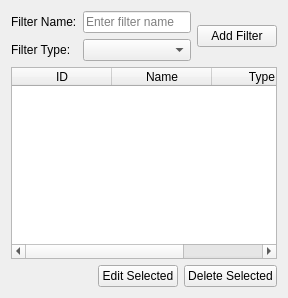
<?xml version="1.0" encoding="UTF-8"?>
<ui version="4.0">
 <class>FilterTab</class>
 <widget class="QWidget" name="FilterTab">
  <layout class="QVBoxLayout" name="verticalLayout">
   <item>
    <layout class="QGridLayout" name="gridLayout">
     <item row="0" column="0">
      <widget class="QLabel" name="nameLabel">
       <property name="text">
        <string>Filter Name:</string>
       </property>
      </widget>
     </item>
     <item row="0" column="1">
      <widget class="QLineEdit" name="nameLineEdit">
       <property name="placeholderText">
        <string>Enter filter name</string>
       </property>
      </widget>
     </item>
     <item row="1" column="0">
      <widget class="QLabel" name="typeLabel">
       <property name="text">
        <string>Filter Type:</string>
       </property>
      </widget>
     </item>
     <item row="1" column="1">
      <widget class="QComboBox" name="typeComboBox">
       <property name="editable">
        <bool>false</bool>
       </property>
      </widget>
     </item>
     <item row="0" column="2" rowspan="2">
      <widget class="QPushButton" name="addFilterButton">
       <property name="text">
        <string>Add Filter</string>
       </property>
      </widget>
     </item>
    </layout>
   </item>
   <item>
    <widget class="QTableWidget" name="filtersTable">
     <property name="editTriggers">
      <set>QAbstractItemView::NoEditTriggers</set>
     </property>
     <property name="selectionBehavior">
      <enum>QAbstractItemView::SelectRows</enum>
     </property>
     <property name="selectionMode">
      <enum>QAbstractItemView::SingleSelection</enum>
     </property>
     <column>
      <property name="text">
       <string>ID</string>
      </property>
     </column>
     <column>
      <property name="text">
       <string>Name</string>
      </property>
     </column>
     <column>
      <property name="text">
       <string>Type</string>
      </property>
     </column>
    </widget>
   </item>
   <item>
    <layout class="QHBoxLayout" name="horizontalLayout">
     <item>
      <spacer name="horizontalSpacer">
       <property name="orientation">
        <enum>Qt::Horizontal</enum>
       </property>
       <property name="sizeHint" stdset="0">
        <size>
         <width>40</width>
         <height>20</height>
        </size>
       </property>
      </spacer>
     </item>
     <item>
      <widget class="QPushButton" name="editFilterButton">
       <property name="text">
        <string>Edit Selected</string>
       </property>
      </widget>
     </item>
     <item>
      <widget class="QPushButton" name="deleteFilterButton">
       <property name="text">
        <string>Delete Selected</string>
       </property>
      </widget>
     </item>
    </layout>
   </item>
  </layout>
 </widget>
 <resources/>
 <connections/>
</ui>
